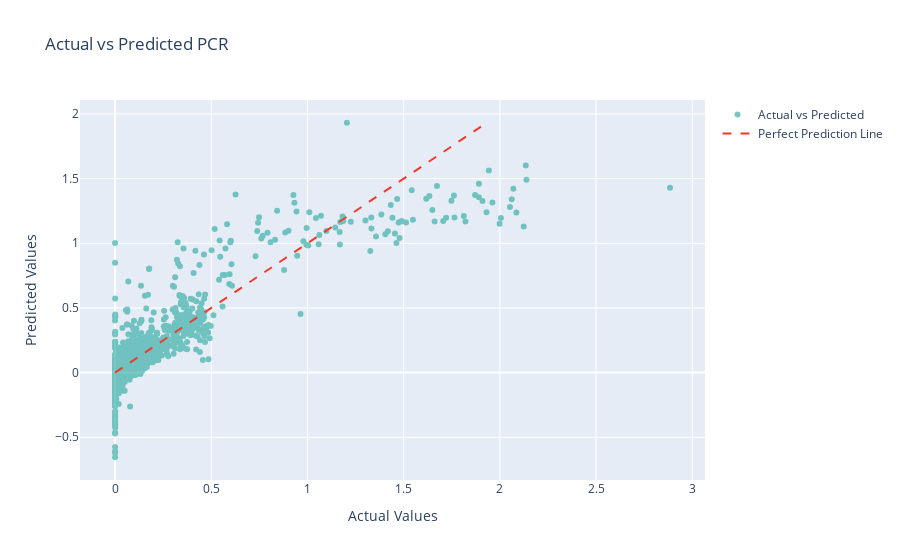

Source (notebook cell):
### Markdown cell above
In this plots we compare the actual values against the predicted ones. 
I will avoid the plotting of the Elastic Net because it performed really bad.

### Code cell
# Create a scatter plot for Actual vs Predicted with PCR
fig = go.Figure()
fig.add_trace(go.Scatter(x=y_test, y=y_pred_lin_pca, mode='markers', name='Actual vs Predicted',
                         marker=dict(color='#33ADA4'), opacity=0.65))
fig.add_trace(go.Scatter(x=[min(y_test), max(y_pred_lin_pca)], y=[min(y_test), max(y_pred_lin_pca)],
                         mode='lines', line=dict(color='#ef3b2c', dash='dash'), name='Perfect Prediction Line'))

# Set axes labels and title
fig.update_layout(xaxis_title='Actual Values', yaxis_title='Predicted Values', title='Actual vs Predicted PCR')

# Show the plot
fig.show()

### Figure 1 — Plotly figure (JSON) as saved in the notebook; plotly's stock layout.template omitted (floating-point values rounded to 4 significant figures; data arrays with more than 128 entries replaced by an {"elided": "..."} marker saying what was removed)
{"data": [{"marker": {"color": "#33ADA4"}, "mode": "markers", "name": "Actual vs Predicted", "opacity": 0.65, "type": "scatter", "x": {"elided": "1946 float values"}, "y": {"elided": "1946 float values"}}, {"line": {"color": "#ef3b2c", "dash": "dash"}, "mode": "lines", "name": "Perfect Prediction Line", "type": "scatter", "x": [-0.0004451, 1.932], "y": [-0.0004451, 1.932]}], "layout": {"title": {"text": "Actual vs Predicted PCR"}, "xaxis": {"title": {"text": "Actual Values"}}, "yaxis": {"title": {"text": "Predicted Values"}}}}
